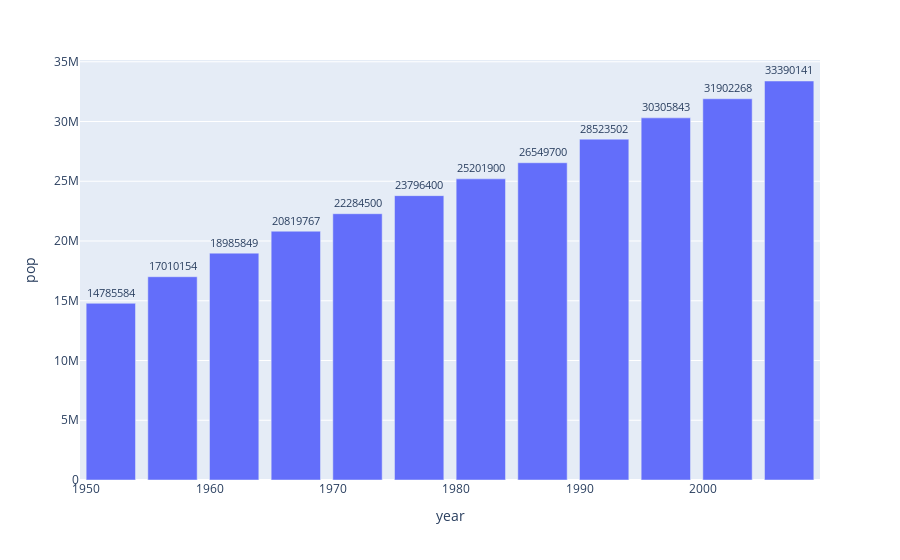

The notebook cell saved with this chart:
### Code cell
fig = px.bar(
    data_frame=gapminder,
    x='year',
    y='pop',
    text='pop'
)

# 文字设置到外面
fig.update_traces(textposition="outside")

fig.show()

### Figure 1 — Plotly figure (JSON) as saved in the notebook; plotly's stock layout.template omitted (floating-point values rounded to 4 significant figures)
{"data": [{"alignmentgroup": "True", "hovertemplate": "year=%{x}<br>pop=%{text}<extra></extra>", "legendgroup": "", "marker": {"color": "#636efa", "pattern": {"shape": ""}}, "name": "", "offsetgroup": "", "orientation": "v", "showlegend": false, "text": [14785584, 17010154, 18985849, 20819767, 22284500, 23796400, 25201900, 26549700, 28523502, 30305843, 31902268, 33390141], "textposition": "outside", "type": "bar", "x": [1952, 1957, 1962, 1967, 1972, 1977, 1982, 1987, 1992, 1997, 2002, 2007], "xaxis": "x", "y": [14785584, 17010154, 18985849, 20819767, 22284500, 23796400, 25201900, 26549700, 28523502, 30305843, 31902268, 33390141], "yaxis": "y"}], "layout": {"barmode": "relative", "legend": {"tracegroupgap": 0}, "margin": {"t": 60}, "xaxis": {"anchor": "y", "domain": [0, 1], "title": {"text": "year"}}, "yaxis": {"anchor": "x", "domain": [0, 1], "title": {"text": "pop"}}}}
